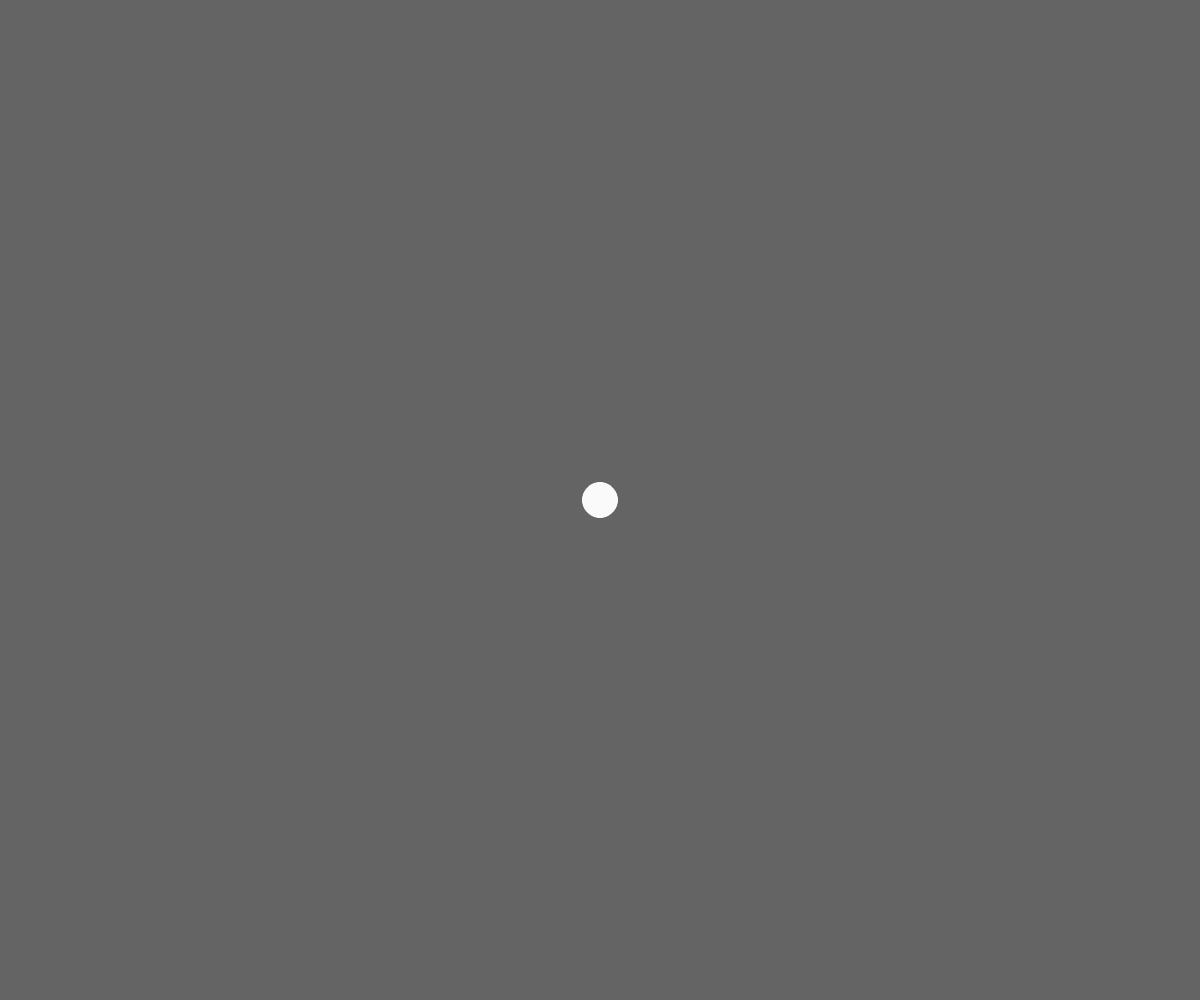
Frame 1 (no input)
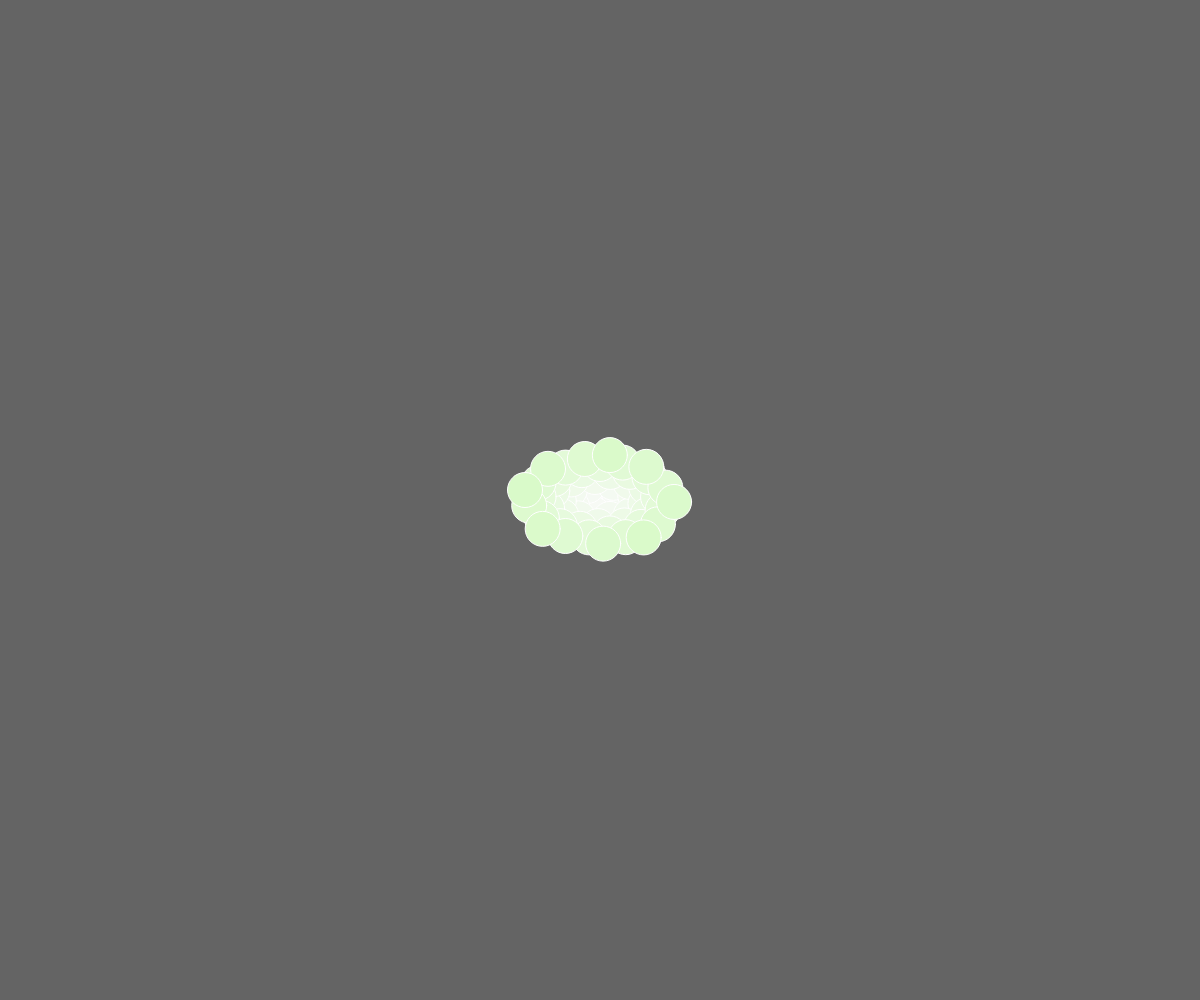
Frame 60 (no input)
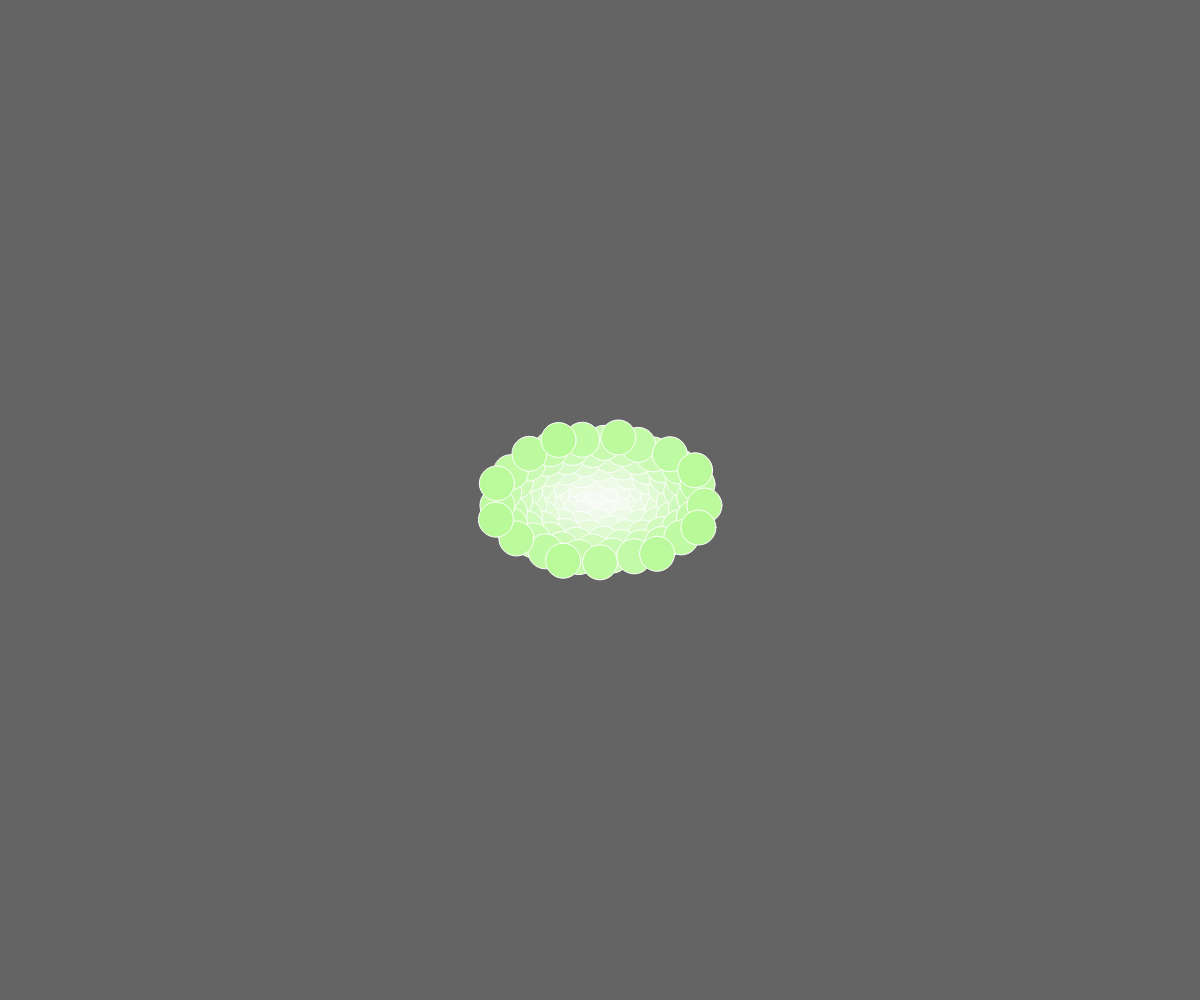
Frame 120 (the mouse pressed at the canvas centre since frame 60)

The p5.js sketch that drew these frames (run headless with seeded random() and noise() and a simulated clock; from frame 60 on, the mouse is pressed at the canvas centre):

// p5.js sketch
// ── sketch.js
let n = 0;
let c = 10;
let hue_value = 100
let loops = 300
let ran_ang = 137.5

function setup() {
  createCanvas(windowWidth, windowHeight);
  background(100);
  colorMode(HSB);
  stroke(255);
  angleMode(DEGREES);
}

function draw() {
  if (n > loops) {
    n = 0;
    hue_value = random(255);
    ran_ang = random(10, 250);
    c++;
  }

  let a = n * ran_ang;
  let r = c * sqrt(n);

  let x = r * cos(a) + width/2;
  let y = (r * sin(a)*.6) + height/2;

  fill(hue_value, map(n, 0, loops, 0, 100), 98);
  ellipse(x, y, c*3.5, c*3.5);

  n++;
}
